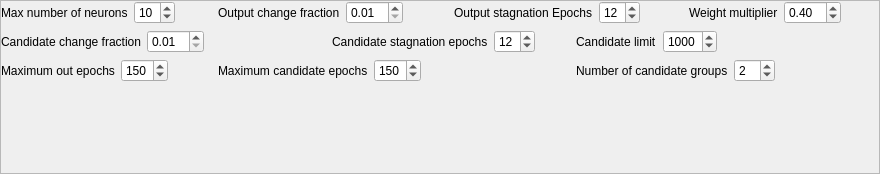
          <widget class="QWidget" name="page_3">
           <property name="geometry">
            <rect>
             <x>0</x>
             <y>0</y>
             <width>880</width>
             <height>174</height>
            </rect>
           </property>
           <attribute name="label">
            <string>Cascade</string>
           </attribute>
           <layout class="QHBoxLayout" name="horizontalLayout_32">
            <property name="spacing">
             <number>0</number>
            </property>
            <property name="margin">
             <number>0</number>
            </property>
            <item>
             <widget class="QFrame" name="frame_3">
              <property name="minimumSize">
               <size>
                <width>0</width>
                <height>100</height>
               </size>
              </property>
              <property name="frameShape">
               <enum>QFrame::StyledPanel</enum>
              </property>
              <property name="frameShadow">
               <enum>QFrame::Raised</enum>
              </property>
              <layout class="QHBoxLayout" name="horizontalLayout_43">
               <property name="margin">
                <number>0</number>
               </property>
               <item>
                <layout class="QGridLayout" name="gridLayout_2">
                 <item row="0" column="1" colspan="2">
                  <layout class="QHBoxLayout" name="horizontalLayout_35">
                   <item>
                    <widget class="QLabel" name="label_28">
                     <property name="text">
                      <string>Output change fraction</string>
                     </property>
                    </widget>
                   </item>
                   <item>
                    <widget class="QDoubleSpinBox" name="outputChangeFractionSpin">
                     <property name="minimum">
                      <double>0.010000000000000</double>
                     </property>
                     <property name="singleStep">
                      <double>0.010000000000000</double>
                     </property>
                     <property name="value">
                      <double>0.010000000000000</double>
                     </property>
                    </widget>
                   </item>
                   <item>
                    <spacer name="horizontalSpacer_21">
                     <property name="orientation">
                      <enum>Qt::Horizontal</enum>
                     </property>
                     <property name="sizeHint" stdset="0">
                      <size>
                       <width>40</width>
                       <height>20</height>
                      </size>
                     </property>
                    </spacer>
                   </item>
                  </layout>
                 </item>
                 <item row="2" column="1" colspan="3">
                  <layout class="QHBoxLayout" name="horizontalLayout_41">
                   <item>
                    <widget class="QLabel" name="label_34">
                     <property name="text">
                      <string>Maximum candidate epochs</string>
                     </property>
                    </widget>
                   </item>
                   <item>
                    <widget class="QSpinBox" name="maximumCandidateEpochsSpin">
                     <property name="minimum">
                      <number>10</number>
                     </property>
                     <property name="maximum">
                      <number>500</number>
                     </property>
                     <property name="value">
                      <number>150</number>
                     </property>
                    </widget>
                   </item>
                   <item>
                    <spacer name="horizontalSpacer_27">
                     <property name="orientation">
                      <enum>Qt::Horizontal</enum>
                     </property>
                     <property name="sizeHint" stdset="0">
                      <size>
                       <width>40</width>
                       <height>20</height>
                      </size>
                     </property>
                    </spacer>
                   </item>
                  </layout>
                 </item>
                 <item row="1" column="4" colspan="2">
                  <layout class="QHBoxLayout" name="horizontalLayout_37">
                   <item>
                    <widget class="QLabel" name="label_30">
                     <property name="text">
                      <string>Candidate limit</string>
                     </property>
                    </widget>
                   </item>
                   <item>
                    <widget class="QSpinBox" name="candidateLimitSpin">
                     <property name="minimum">
                      <number>10</number>
                     </property>
                     <property name="maximum">
                      <number>5000</number>
                     </property>
                     <property name="value">
                      <number>1000</number>
                     </property>
                    </widget>
                   </item>
                   <item>
                    <spacer name="horizontalSpacer_23">
                     <property name="orientation">
                      <enum>Qt::Horizontal</enum>
                     </property>
                     <property name="sizeHint" stdset="0">
                      <size>
                       <width>40</width>
                       <height>20</height>
                      </size>
                     </property>
                    </spacer>
                   </item>
                  </layout>
                 </item>
                 <item row="2" column="0">
                  <layout class="QHBoxLayout" name="horizontalLayout_40">
                   <item>
                    <widget class="QLabel" name="label_33">
                     <property name="text">
                      <string>Maximum out epochs</string>
                     </property>
                    </widget>
                   </item>
                   <item>
                    <widget class="QSpinBox" name="maximumOutEpochsSpin">
                     <property name="minimum">
                      <number>1</number>
                     </property>
                     <property name="maximum">
                      <number>500</number>
                     </property>
                     <property name="value">
                      <number>150</number>
                     </property>
                    </widget>
                   </item>
                   <item>
                    <spacer name="horizontalSpacer_26">
                     <property name="orientation">
                      <enum>Qt::Horizontal</enum>
                     </property>
                     <property name="sizeHint" stdset="0">
                      <size>
                       <width>40</width>
                       <height>20</height>
                      </size>
                     </property>
                    </spacer>
                   </item>
                  </layout>
                 </item>
                 <item row="0" column="3" colspan="2">
                  <layout class="QHBoxLayout" name="horizontalLayout_39">
                   <item>
                    <widget class="QLabel" name="label_32">
                     <property name="text">
                      <string>Output stagnation Epochs</string>
                     </property>
                    </widget>
                   </item>
                   <item>
                    <widget class="QSpinBox" name="outputStagnationEpochsSpin">
                     <property name="minimum">
                      <number>1</number>
                     </property>
                     <property name="value">
                      <number>12</number>
                     </property>
                    </widget>
                   </item>
                   <item>
                    <spacer name="horizontalSpacer_25">
                     <property name="orientation">
                      <enum>Qt::Horizontal</enum>
                     </property>
                     <property name="sizeHint" stdset="0">
                      <size>
                       <width>40</width>
                       <height>20</height>
                      </size>
                     </property>
                    </spacer>
                   </item>
                  </layout>
                 </item>
                 <item row="1" column="2" colspan="2">
                  <layout class="QHBoxLayout" name="horizontalLayout_38">
                   <item>
                    <widget class="QLabel" name="label_31">
                     <property name="text">
                      <string>Candidate stagnation epochs</string>
                     </property>
                    </widget>
                   </item>
                   <item>
                    <widget class="QSpinBox" name="candidateStagnationEpochsSpin">
                     <property name="minimum">
                      <number>1</number>
                     </property>
                     <property name="value">
                      <number>12</number>
                     </property>
                    </widget>
                   </item>
                   <item>
                    <spacer name="horizontalSpacer_24">
                     <property name="orientation">
                      <enum>Qt::Horizontal</enum>
                     </property>
                     <property name="sizeHint" stdset="0">
                      <size>
                       <width>40</width>
                       <height>20</height>
                      </size>
                     </property>
                    </spacer>
                   </item>
                  </layout>
                 </item>
                 <item row="1" column="0" colspan="2">
                  <layout class="QHBoxLayout" name="horizontalLayout_34">
                   <item>
                    <widget class="QLabel" name="label_27">
                     <property name="text">
                      <string>Candidate change fraction</string>
                     </property>
                    </widget>
                   </item>
                   <item>
                    <widget class="QDoubleSpinBox" name="candidateChangeFractionSpin">
                     <property name="minimum">
                      <double>0.010000000000000</double>
                     </property>
                     <property name="singleStep">
                      <double>0.010000000000000</double>
                     </property>
                     <property name="value">
                      <double>0.010000000000000</double>
                     </property>
                    </widget>
                   </item>
                   <item>
                    <spacer name="horizontalSpacer_20">
                     <property name="orientation">
                      <enum>Qt::Horizontal</enum>
                     </property>
                     <property name="sizeHint" stdset="0">
                      <size>
                       <width>40</width>
                       <height>20</height>
                      </size>
                     </property>
                    </spacer>
                   </item>
                  </layout>
                 </item>
                 <item row="0" column="0">
                  <layout class="QHBoxLayout" name="horizontalLayout_36">
                   <item>
                    <widget class="QLabel" name="label_29">
                     <property name="text">
                      <string>Max number of neurons</string>
                     </property>
                    </widget>
                   </item>
                   <item>
                    <widget class="QSpinBox" name="maxNumberOfNeuronsSpin">
                     <property name="minimum">
                      <number>1</number>
                     </property>
                     <property name="value">
                      <number>10</number>
                     </property>
                    </widget>
                   </item>
                   <item>
                    <spacer name="horizontalSpacer_22">
                     <property name="orientation">
                      <enum>Qt::Horizontal</enum>
                     </property>
                     <property name="sizeHint" stdset="0">
                      <size>
                       <width>40</width>
                       <height>20</height>
                      </size>
                     </property>
                    </spacer>
                   </item>
                  </layout>
                 </item>
                 <item row="2" column="4" colspan="2">
                  <layout class="QHBoxLayout" name="horizontalLayout_42">
                   <item>
                    <widget class="QLabel" name="label_35">
                     <property name="text">
                      <string>Number of candidate groups</string>
                     </property>
                    </widget>
                   </item>
                   <item>
                    <widget class="QSpinBox" name="numberOfCandidateGroupsSpin">
                     <property name="minimum">
                      <number>1</number>
                     </property>
                     <property name="value">
                      <number>2</number>
                     </property>
                    </widget>
                   </item>
                   <item>
                    <spacer name="horizontalSpacer_28">
                     <property name="orientation">
                      <enum>Qt::Horizontal</enum>
                     </property>
                     <property name="sizeHint" stdset="0">
                      <size>
                       <width>40</width>
                       <height>20</height>
                      </size>
                     </property>
                    </spacer>
                   </item>
                  </layout>
                 </item>
                 <item row="0" column="5">
                  <layout class="QHBoxLayout" name="horizontalLayout_33">
                   <item>
                    <widget class="QLabel" name="label_26">
                     <property name="text">
                      <string>Weight multiplier</string>
                     </property>
                    </widget>
                   </item>
                   <item>
                    <widget class="QDoubleSpinBox" name="weightMultiplierSpin">
                     <property name="minimum">
                      <double>0.100000000000000</double>
                     </property>
                     <property name="singleStep">
                      <double>0.100000000000000</double>
                     </property>
                     <property name="value">
                      <double>0.400000000000000</double>
                     </property>
                    </widget>
                   </item>
                   <item>
                    <spacer name="horizontalSpacer_19">
                     <property name="orientation">
                      <enum>Qt::Horizontal</enum>
                     </property>
                     <property name="sizeHint" stdset="0">
                      <size>
                       <width>40</width>
                       <height>20</height>
                      </size>
                     </property>
                    </spacer>
                   </item>
                  </layout>
                 </item>
                 <item row="3" column="1">
                  <spacer name="verticalSpacer_2">
                   <property name="orientation">
                    <enum>Qt::Vertical</enum>
                   </property>
                   <property name="sizeHint" stdset="0">
                    <size>
                     <width>20</width>
                     <height>40</height>
                    </size>
                   </property>
                  </spacer>
                 </item>
                </layout>
               </item>
              </layout>
             </widget>
            </item>
           </layout>
          </widget>
